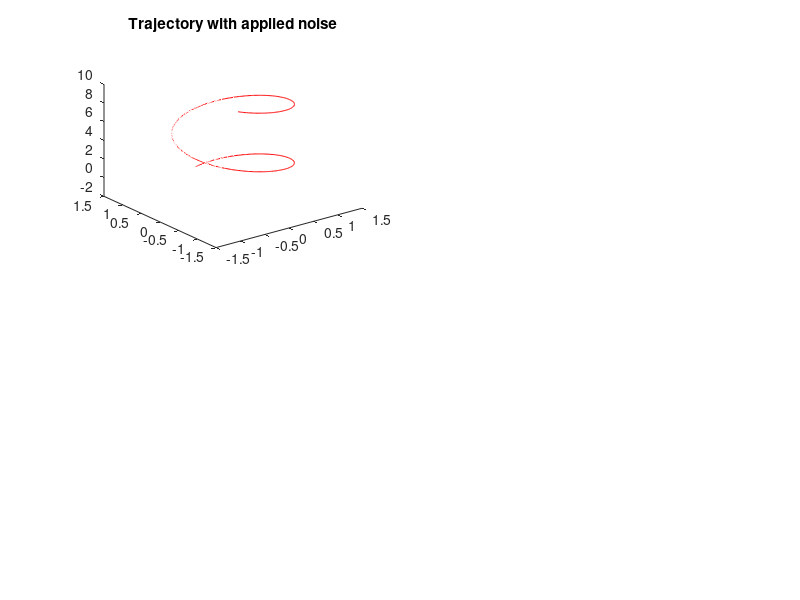

Here is the MATLAB script that generated this plot: (Note: this script raises an error after producing the figure.)
% Создание трехмерной траектории
t = 0:0.02:10;
x_0 = sin(t);
y_0 = cos(t);
z_0 = t;
trajectory=[x_0; y_0; z_0]; % массив с тремя координатами
SNR_dB=55;
%SNR_dB = randi([50, 100]); % случайное целое число от 50 до 100
SNR = 10^(SNR_dB/10);
noise = sqrt(1/SNR)*randn(size(trajectory)); % 
noisy_signal = trajectory + noise; %наложение белого шума на траекторию
figure;
subplot(2,2,1);
plot3(noisy_signal(1,:), noisy_signal(2,:), noisy_signal(3,:), 'r'); % сигнал с шумом
title('Trajectory with applied noise');
data_coord_won = [x_0', y_0', z_0']; %массив координат без шума
x_1=noisy_signal(1,:);
y_1=noisy_signal(2,:);
z_1=noisy_signal(3,:);
data_coord_wn = [x_1',y_1',z_1']; %массив координат с шумом
%plot3(x_0,y_0,z_0);
% нахождение скоростей
vx_won = diff(x_0) ./ diff(t); % скорость по x
vy_won = diff(y_0) ./ diff(t); % скорость по y
vz_won = diff(z_0) ./ diff(t); % скорость по z

vx_wn = diff(x_1) ./ diff(t); % скорость по x
vy_wn = diff(y_1) ./ diff(t); % скорость по y
vz_wn = diff(z_1) ./ diff(t); % скорость по z

vx_won=[zeros(1),vx_won];
vy_won=[zeros(1),vy_won];
vz_won=[zeros(1),vz_won];

vx_wn=[zeros(1),vx_wn];
vy_wn=[zeros(1),vy_wn];
vz_wn=[zeros(1),vz_wn];

% нахождение ускорений
% идеальные ускорения
ax_won = diff(vx_won) ./ diff(t); 
ay_won = diff(vy_won) ./ diff(t); 
az_won = diff(vz_won) ./ diff(t); 

ax_won=[zeros(1),ax_won];
ay_won=[zeros(1),ay_won];
az_won=[zeros(1),az_won];

%зашумленные ускорения
ax_wn = diff(vx_wn) ./ diff(t); % ускорение по x
ay_wn = diff(vy_wn) ./ diff(t); % ускорение по y
az_wn = diff(vz_wn) ./ diff(t); % ускорение по z

ax_wn=[zeros(1),ax_wn];
ay_wn=[zeros(1),ay_wn];
az_wn=[zeros(1),az_wn];

% нахождение угловых скоростей
% идеальные угловые скорости
wx_won = (vy_won(2:end).*vz_won(1:end-1) - vz_won(2:end).*vy_won(1:end-1)) ./ (vx_won(2:end).^2 + vy_won(2:end).^2 + vz_won(2:end).^2);
wy_won = (vz_won(2:end).*vx_won(1:end-1) - vx_won(2:end).*vz_won(1:end-1)) ./ (vx_won(2:end).^2 + vy_won(2:end).^2 + vz_won(2:end).^2);
wz_won = (vx_won(2:end).*vy_won(1:end-1) - vy_won(2:end).*vx_won(1:end-1)) ./ (vx_won(2:end).^2 + vy_won(2:end).^2 + vz_won(2:end).^2);

data_acc_won = [ax_won', ay_won', az_won'];
% зашумленные угловые скорости
wx_wn = (vy_wn(2:end).*vz_wn(1:end-1) - vz_wn(2:end).*vy_wn(1:end-1)) ./ (vx_wn(2:end).^2 + vy_wn(2:end).^2 + vz_wn(2:end).^2);
wy_wn = (vz_wn(2:end).*vx_wn(1:end-1) - vx_wn(2:end).*vz_wn(1:end-1)) ./ (vx_wn(2:end).^2 + vy_wn(2:end).^2 + vz_wn(2:end).^2);
wz_wn = (vx_wn(2:end).*vy_wn(1:end-1) - vy_wn(2:end).*vx_wn(1:end-1)) ./ (vx_wn(2:end).^2 + vy_wn(2:end).^2 + vz_wn(2:end).^2);

dataset_acc=[ax_wn',ay_wn',az_wn',ax_won',ay_won',az_won'];% создание датасета, содержащего данные об ускорениях
%удаление выбросов из датасета
dataEdu_acc=dataset_acc(1:round(size(dataset_acc,1)/2),:);
q1 = prctile(dataset_acc,25);
q3 = prctile(dataset_acc,75);
iqr = q3 - q1;
lower = q1 - 1.5*iqr;
upper = q3 + 1.5*iqr;
% удаление строк с выбросами
id_outlies_angular = any(dataset_acc < lower | dataset_acc > upper, 2);
dataset_acc = dataset_acc(~id_outlies_angular, :);
%создание данных для обучения и тестирования (для ускорений)
dataTest_acc=dataset_acc(round(size(dataset_acc,1)/2)+1:end,:);
dataEdu_ax=dataEdu_acc(:,1:4);
dataTest_ax=dataTest_acc(:,1:4);
dataEdu_ay=dataEdu_acc(:,[1:3,5]);
dataTest_ay=dataTest_acc(:,[1:3,5]);
dataEdu_az=dataEdu_acc(:,[1:3,6]);
dataTest_az=dataTest_acc(:,[1:3,6]);
dataOutput_acc=dataset_acc(:,1:3);

%загрузка и тестирование ANFIS
fis_ax=readfis('fis_ax.fis');
fis_ax.input(1).range = [min(dataOutput_acc(:,1)) max(dataOutput_acc(:,1))]; 
fis_ax.input(2).range = [min(dataOutput_acc(:,2)) max(dataOutput_acc(:,2))]; 
fis_ax.input(3).range = [min(dataOutput_acc(:,3)) max(dataOutput_acc(:,3))]; 
fisOutput_ax=evalfis(fis_ax,dataOutput_acc);
subplot(2,2,2);
plot(t,ax_wn,'r');
hold on;
plot(t(1:length(fisOutput_ax)),fisOutput_ax,'b');
hold on;
plot(t,ax_won);
title('a_x Testing');

fis_ay=readfis('fis_ay.fis');
fis_ay.input(1).range = [min(dataOutput_acc(:,1)) max(dataOutput_acc(:,1))]; 
fis_ay.input(2).range = [min(dataOutput_acc(:,2)) max(dataOutput_acc(:,2))]; 
fis_ay.input(3).range = [min(dataOutput_acc(:,3)) max(dataOutput_acc(:,3))]; 
fisOutput_ay=evalfis(fis_ay,dataOutput_acc);
subplot(2,2,3);
plot(t,ay_wn,'r');
hold on;
plot(t,ay_won);
hold on;
plot(t(1:length(fisOutput_ay)),fisOutput_ay,'b');
title('a_y Testing');

fis_az=readfis('fis_az.fis');
fis_az.input(1).range = [min(dataOutput_acc(:,1)) max(dataOutput_acc(:,1))]; 
fis_az.input(2).range = [min(dataOutput_acc(:,2)) max(dataOutput_acc(:,2))]; 
fis_az.input(3).range = [min(dataOutput_acc(:,3)) max(dataOutput_acc(:,3))]; 
fisOutput_az=evalfis(fis_az,dataOutput_acc);
subplot(2,2,4);
plot(t,az_wn,'r');
hold on;
plot(t,az_won);
hold on;
plot(t(1:length(fisOutput_az)),fisOutput_az,'b');
title('a_z Testing');

dataset_angular=[wx_wn',wy_wn',wz_wn',wx_won',wy_won',wz_won'];% создание датасета, содержащего данные об угловых скоростях
dataEdu_angular=dataset_angular(1:round(size(dataset_angular,1)/2),:);
%удаление выбросов
q1 = prctile(dataset_angular,25);
q3 = prctile(dataset_angular,75);
iqr = q3 - q1;
lower = q1 - 1.5*iqr;
upper = q3 + 1.5*iqr;
% удаление строк с выбросами
id_outlies_angular = any(dataset_acc < lower | dataset_acc > upper, 2);
dataset_acc = dataset_acc(~id_outlies_angular, :);
%создание данных для обучения и тестирования (для угловых скоростей)
dataTest_angular=dataset_angular(round(size(dataset_angular,1)/2)+1:end,:);
dataEdu_wx=dataEdu_angular(:,1:4);
dataTest_wx=dataTest_angular(:,1:4);
dataEdu_wy=dataEdu_angular(:,[1:3,5]);
dataTest_wy=dataTest_angular(:,[1:3,5]);
dataEdu_wz=dataEdu_angular(:,[1:3,6]);
dataTest_wz=dataTest_angular(:,[1:3,6]);
dataOutput_angular=dataset_angular(:,1:3);

%загрузка и тестирование ANFIS
figure;
fis_wx=readfis('fis_wx.fis');
fis_wx.input(1).range = [min(dataOutput_angular(:,1)) max(dataOutput_angular(:,1))]; 
fis_wx.input(2).range = [min(dataOutput_angular(:,2)) max(dataOutput_angular(:,2))]; 
fis_wx.input(3).range = [min(dataOutput_angular(:,3)) max(dataOutput_angular(:,3))]; 
fisOutput_wx=evalfis(fis_wx,dataOutput_angular);
subplot(2,2,1)
plot(t(1:length(wx_wn)),wx_wn,'r');
hold on;
plot(t(1:length(fisOutput_wx)),fisOutput_wx,'b');
hold on;
plot(t(1:length(wx_won)),wx_won);
title('w_x Testing');

fis_wy=readfis('fis_wy.fis');
fis_wy.input(1).range = [min(dataOutput_angular(:,1)) max(dataOutput_angular(:,1))]; 
fis_wy.input(2).range = [min(dataOutput_angular(:,2)) max(dataOutput_angular(:,2))]; 
fis_wy.input(3).range = [min(dataOutput_angular(:,3)) max(dataOutput_angular(:,3))]; 
fisOutput_wy=evalfis(fis_wy,dataOutput_angular);
subplot(2,2,2)
plot(t(1:length(wy_wn)),wy_wn,'r');
hold on;
plot(t(1:length(fisOutput_wy)),fisOutput_wy,'b');
hold on;
plot(t(1:length(wy_won)),wy_won);
title('w_y Testing');

fis_wz=readfis('fis_wz.fis');
fis_wz.input(1).range = [min(dataOutput_angular(:,1)) max(dataOutput_angular(:,1))]; 
fis_wz.input(2).range = [min(dataOutput_angular(:,2)) max(dataOutput_angular(:,2))]; 
fis_wz.input(3).range = [min(dataOutput_angular(:,3)) max(dataOutput_angular(:,3))]; 
fisOutput_wz=evalfis(fis_wz,dataOutput_angular);
subplot(2,2,3)
plot(t(1:length(wz_wn)),wz_wn,'r');
hold on;
plot(t(1:length(fisOutput_wz)),fisOutput_wz,'b');
hold on;
plot(t(1:length(wz_won)),wz_won);
title('w_z Testing');

data_acc_posttrain=[fisOutput_ax,fisOutput_ay,fisOutput_az];
data_angular_posttrain=[fisOutput_wx,fisOutput_wy,fisOutput_wz];
data_posttrain=[data_acc_posttrain,data_angular_posttrain(1:length(data_acc_posttrain),:)];
% восстановление трёхмерной траектории

























